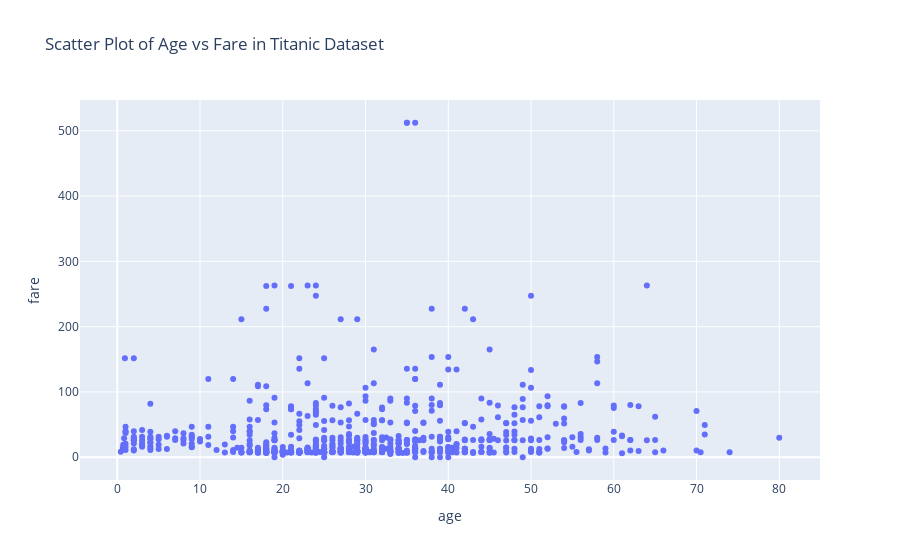

The notebook cell saved with this chart:
### Code cell
import seaborn as sns
import plotly.express as px

# Load the dataset
titanic = sns.load_dataset("titanic")

# Plot scatter plot using Plotly Express
fig = px.scatter(titanic, x='age', y='fare', title='Scatter Plot of Age vs Fare in Titanic Dataset')
fig.show()

### Figure 1 — Plotly figure (JSON) as saved in the notebook; plotly's stock layout.template omitted (floating-point values rounded to 4 significant figures; data arrays with more than 128 entries replaced by an {"elided": "..."} marker saying what was removed)
{"data": [{"hovertemplate": "age=%{x}<br>fare=%{y}<extra></extra>", "legendgroup": "", "marker": {"color": "#636efa", "symbol": "circle"}, "mode": "markers", "name": "", "orientation": "v", "showlegend": false, "type": "scatter", "x": {"elided": "891 float values"}, "xaxis": "x", "y": {"elided": "891 float values"}, "yaxis": "y"}], "layout": {"autosize": true, "legend": {"tracegroupgap": 0}, "title": {"text": "Scatter Plot of Age vs Fare in Titanic Dataset"}, "xaxis": {"anchor": "y", "autorange": true, "domain": [0, 1], "range": [-4.52, 84.94], "title": {"text": "age"}, "type": "linear"}, "yaxis": {"anchor": "x", "autorange": true, "domain": [0, 1], "range": [-42.28, 554.6], "title": {"text": "fare"}, "type": "linear"}}}
